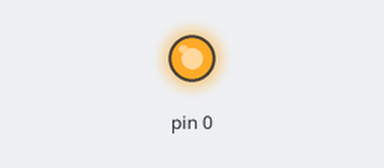
The sketch below on a simulated Arduino Uno, built with avr-gcc and run on an emulated ATmega328P. Shown: output pins drawn as LEDs (lit = HIGH). Random numbers use the default seed unless the sketch sets one; pins used as bus, display or sensor lines are not drawn.

Above: at 0.1 s.
Timing chart, 0 to 1.6 s (numbered marks = the images above):
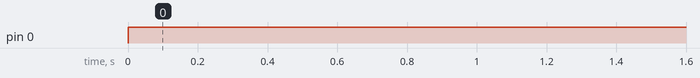

The sketch:

cubo__led.ino
```cpp
const byte columna[] = {2, 3, 4, 5, 6, 7, 8, 9, 10};

const byte nivel[] = {11, 12, 13};

void setup() {
  for (int x = 0; x < 11; x++ ) {
    pinMode(columna[x], OUTPUT);
  }

  for (int x = 11; x < 14; x++ ) {
    pinMode(nivel[x], OUTPUT);
  }
}

void loop() {
  //parpadeo();
  aleatorio();

}
void cuboON() {
  nivelON();
  columnaON();


}
void nivelON(){
  for (int x = 11; x < 14; x++ ) {
    digitalWrite(nivel[x], HIGH);
  }
  }
  void columnaON(){
    for (int x = 0; x < 11; x++ ) {
    digitalWrite(columna[x], HIGH);
  }
    }
void cuboOFF() {

  for (int x = 11; x < 14; x++ ) {
    digitalWrite(nivel[x], LOW);

  }
  for (int x = 0; x < 11; x++ ) {
    digitalWrite(columna[x], LOW);
  }
}
void parpadeo() {

  int time = 1000;

  while (time > 0) {
    cuboON();
    delay(time);
    cuboOFF();
    delay(time);
    time = time - 25;
  }


}
void aleatorio() {
  nivelON();
while (true){
  int x =random(2,10);
  digitalWrite(x,HIGH);
  digitalWrite(x,LOW);
 // Serial.print(x);

 // delay(1000);
}
}
```

Measured:
- by itself, pin 0: LOW → HIGH at 0.00 s
